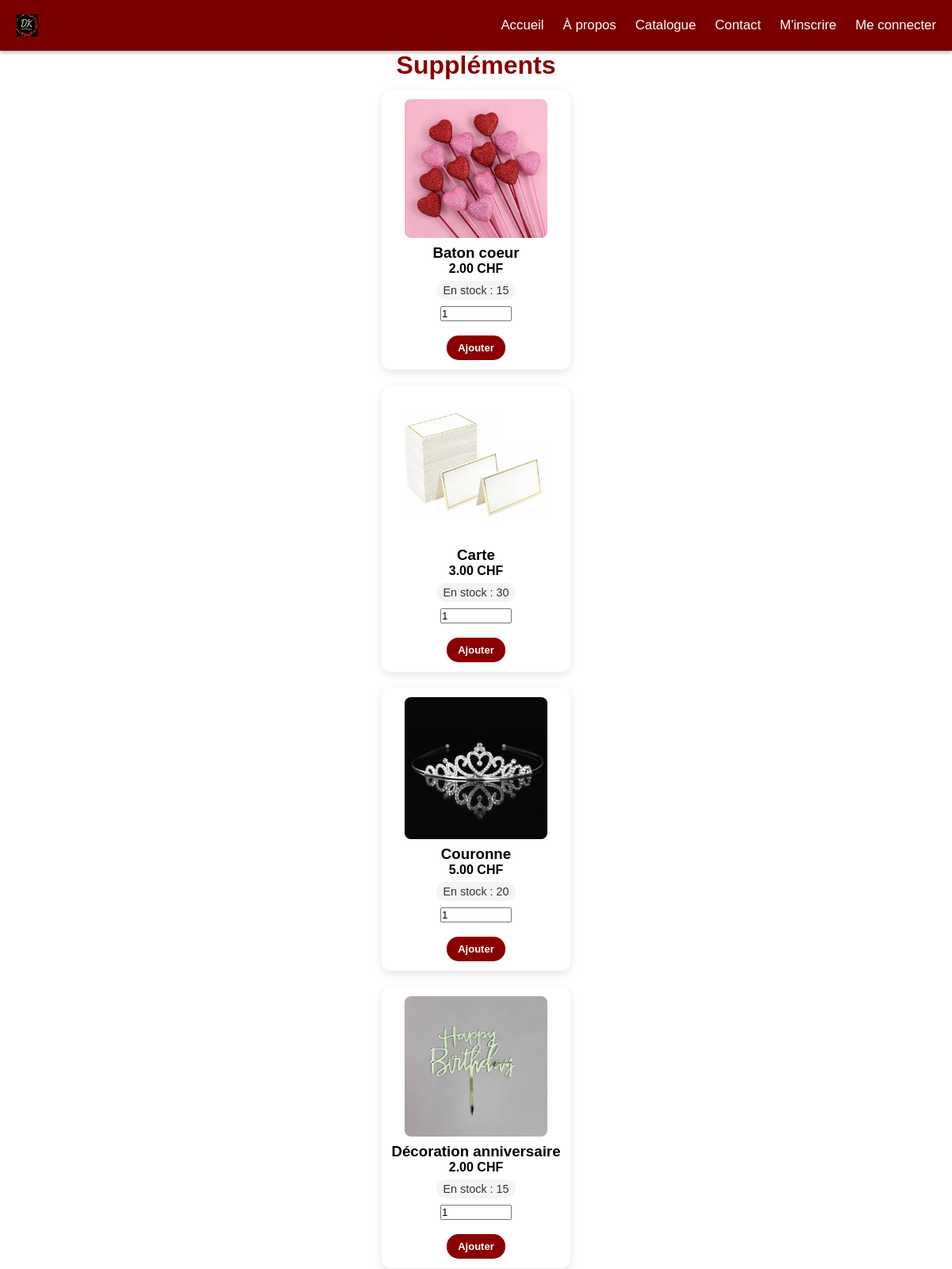
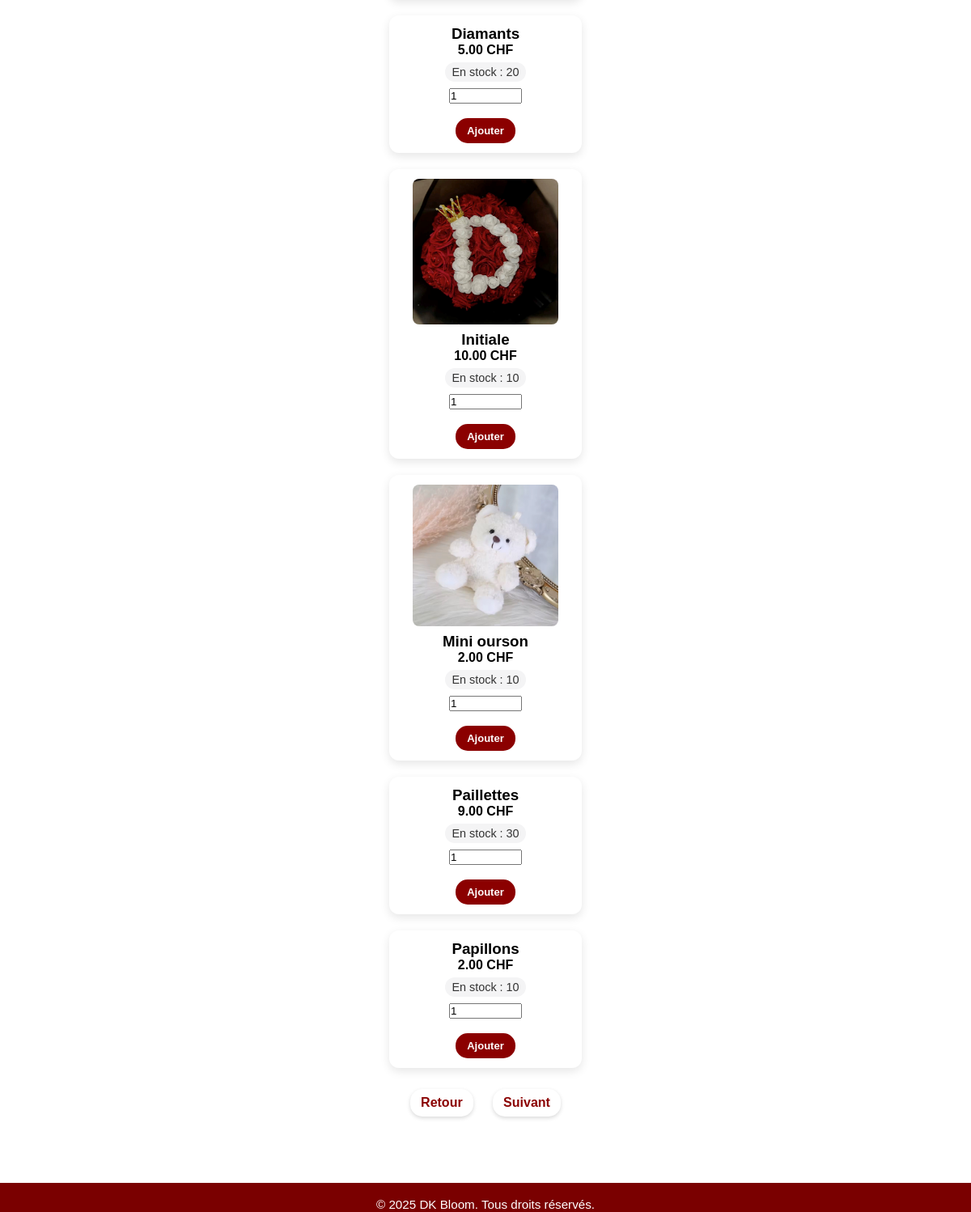
The page /pages/interface_supplement.php on the database its author committed (2 pictures, top to bottom).
### tables this page shows
CREATE TABLE `SUPPLEMENT` (
                              `SUP_ID`            BIGINT PRIMARY KEY AUTO_INCREMENT,
                              `SUP_NOM`           VARCHAR(190) NOT NULL,
                              `SUP_DESCRIPTION`   TEXT NULL,
                              `SUP_PRIX_UNITAIRE` DECIMAL(12,2) NOT NULL,
                              `SUP_QTE_STOCK`     INT NOT NULL DEFAULT 0,
                              CONSTRAINT `CK_SUP_PRIX_NON_NEGATIFS` CHECK (`SUP_PRIX_UNITAIRE` >= 0),
                              CONSTRAINT `CK_SUP_STOCK_NON_NEGATIFS` CHECK (`SUP_QTE_STOCK` >= 0)
);

### pages/interface_supplement.php (the view, shortened to what this page needs)
<?php
$dir  = rtrim(dirname($_SERVER['PHP_SELF'] ?? $_SERVER['SCRIPT_NAME']), '/\\');
$BASE = ($dir === '' || $dir === '.') ? '/' : $dir . '/';
$pdo = require __DIR__ . '/../database/config/connexionBDD.php';
$sql = "SELECT SUP_ID, SUP_NOM, SUP_PRIX_UNITAIRE AS PRICE, COALESCE(SUP_QTE_STOCK,0) AS STOCK
        FROM SUPPLEMENT
        ORDER BY SUP_NOM";
$supps = $pdo->query($sql)->fetchAll(PDO::FETCH_ASSOC);
$legacyMap = [
    1=>'ours_blanc.PNG',
    2=>'happybirthday.PNG',
    3=>'papillon_doree.PNG',
    4=>'baton_coeur.PNG',
    5=>'diamant.PNG',
    6=>'couronne.PNG',
    7=>'paillette_argent.PNG',
    8=>'lettre.png',
    9=>'carte.PNG',
];
function resolveSuppImage(int $id, string $name, string $BASE, array $legacyMap): ?string {
    $fsRoot = __DIR__;
    $fs1 = $fsRoot . "/img/supplements/supp_{$id}.png";
    if (!empty($legacyMap[$id])) {
        $legacy = $legacyMap[$id];
        $fs2 = $fsRoot . "/img/" . $legacy;
        if (is_file($fs2)) return $BASE . "img/" . $legacy;
    }
    return null;
}
?>
<!DOCTYPE html>
<html lang="fr">
<head>
    <link rel="stylesheet" href="<?= $BASE ?>css/style_header_footer.css">
    <link rel="stylesheet" href="<?= $BASE ?>css/styleCatalogue.css">
</head>
<body>
<?php include __DIR__ . '/includes/header.php'; ?>
<main class="container catalogue-page" role="main">
    <h1 class="section-title">Suppléments</h1>
    <div id="supp-grid" class="catalogue" aria-label="Liste de suppléments">
        <?php foreach ($supps as $s):
            $id    = (int)$s['SUP_ID'];
            $name  = $s['SUP_NOM'];
            $price = (float)$s['PRICE'];
            $stock = (int)$s['STOCK'];
            $imgUrl = resolveSuppImage($id, $name, $BASE, $legacyMap);
            $disabled = $stock <= 0;
            ?>
            <div class="card product"
                 data-sup-id="<?= $id ?>"
                 data-name="<?= htmlspecialchars($name, ENT_QUOTES, 'UTF-8') ?>"
                 data-stock="<?= $stock ?>"
                 data-disabled="<?= $disabled ? '1' : '0' ?>">
                <?php if ($imgUrl): ?>
                    <img src="<?= htmlspecialchars($imgUrl) ?>"
                         alt="<?= htmlspecialchars($name) ?>"
                         loading="lazy">
                <?php endif; ?>
                <h3><?= htmlspecialchars($name) ?></h3>
                <p class="price"><?= number_format($price, 2, '.', '\'') ?> CHF</p>
                <span class="stock-badge <?= $disabled ? 'out':'' ?>" data-stock-badge>
                    <?= $disabled ? 'Rupture de stock' : ('En stock : '.$stock) ?>
                </span>
                <div class="qty-wrap">
                    <input id="qty-<?= $id ?>"
                           type="number"
                           class="qty"
                           name="qty"
                           min="1"
                           max="<?= max(1, $stock) ?>"
                           step="1"
                           value="1"
                           inputmode="numeric"
                        <?= $disabled ? 'disabled' : '' ?>>
                </div>
                <br>
                <button type="button" class="add-to-cart" data-add <?= $disabled ? 'disabled' : '' ?>>
                    Ajouter
                </button>
            </div>
        <?php endforeach; ?>
    </div>
    <?php
    $origin = $_GET['from'] ?? '';
    if ($origin === '') $origin = 'bouquet';
    $retour  = ($origin === 'fleur') ? $BASE . 'fleur.php' : $BASE . 'interface_catalogue_bouquet.php';
    $suivant = $BASE . 'interface_emballage.php?from=' . urlencode($origin);
    ?>
    <div class="nav-actions" style="text-align:center; margin:16px 0 24px;">
        <a href="<?= htmlspecialchars($retour) ?>" class="button">Retour</a>
        <a href="<?= htmlspecialchars($suivant) ?>" class="button">Suivant</a>
    </div>
</main>
<?php include __DIR__ . '/includes/footer.php'; ?>
</body>
</html>

### pages/includes/header.php (shortened to what this page needs)
<?php
$dir  = rtrim(dirname($_SERVER['PHP_SELF'] ?? $_SERVER['SCRIPT_NAME']), '/\\');
$BASE = ($dir === '' || $dir === '.') ? '/' : $dir . '/';
$isLogged = !empty($_SESSION['per_id']);
?>
<header class="site-header">
    <div class="header">
        <a href="<?= $BASE ?>index.php" class="logo">
            <img src="<?= $BASE ?>img/logo.jpg" alt="DK Bloom" width="120">
        </a>
        <nav class="menu">
            <a href="<?= $BASE ?>index.php">Accueil</a>
            <a href="<?= $BASE ?>apropos.php">À propos</a>
            <a href="<?= $BASE ?>interface_selection_produit.php">Catalogue</a>
            <a href="<?= $BASE ?>contact.php">Contact</a>
            <?php if ($isLogged): ?>
                <a href="<?= $BASE ?>info_perso.php">Mon espace</a>
                <a href="<?= $BASE ?>commande.php">Mon panier</a>
                <a href="<?= $BASE ?>interface_deconnexion.php">Me déconnecter</a>
            <?php else: ?>
                <a href="<?= $BASE ?>interface_inscription.php">M'inscrire</a>
                <a href="<?= $BASE ?>interface_connexion.php">Me connecter</a>
            <?php endif; ?>
        </nav>
    </div>
</header>

### pages/includes/footer.php (shortened to what this page needs)
<footer class="site-footer" role="contentinfo">
    <div class="footer-inner">
        <p class="legal">© <?= date('Y') ?> DK Bloom. Tous droits réservés.</p>
    </div>
</footer>

### pages/css/style_header_footer.css (style rules this page uses)
:root { --brand:#7a0000; --container:1200px; --header-h:64px; }
* { margin:0;padding:0;box-sizing:border-box }
html,body { height:100% }
body { min-height:100%; display:flex; flex-direction:column; font-family:Arial, sans-serif; padding-top:var(--header-h); }
main { flex:1 }
.container { max-width:var(--container);margin:0 auto;padding:0 16px }
.site-header { position:fixed; inset:0 0 auto 0; height:var(--header-h); background:var(--brand); color:#fff; z-index:1000; box-shadow:0 2px 5px rgba(0,0,0,.3); }
.header { height:var(--header-h); display:flex; align-items:center; justify-content:space-between; gap:16px; padding:0 20px; }
.logo img { height:28px; width:auto; display:block }
.menu { position:fixed; top:0; right:-100%; height:100%; width:260px; background:#222; padding:64px 20px; display:flex; flex-direction:column; gap:18px; transition:right .3s ease; z-index:1050; }
.menu a { color:#fff; text-decoration:none; font-size:1.05rem; }
@media (min-width:768px) { .menu { position:static; height:auto; width:auto; background:transparent; padding:0; flex-direction:row; gap:24px; right:auto; } }
@media (min-width:768px) { .menu a { color:#fff; } }
.site-footer { background:var(--brand); color:#fff; padding:18px 0; margin-top:48px; overflow:hidden; }
.site-footer .footer-inner { max-width:var(--container); margin:0 auto; padding:0 16px; display:flex; flex-direction:column; align-items:center; gap:12px; text-align:center; }
.site-footer .legal { font-size:.95rem; font-weight:400; margin:0; }
.site-footer p { font-size:.95rem !important; margin:0 !important; font-weight:400 !important; }

### pages/css/styleCatalogue.css (style rules this page uses)
h1, .catalogue-page .section-title { color: darkred; text-align: center; margin: 0 0 12px; padding: 0; }
button { background: darkred; color: #fff; border: none; padding: 8px 14px; border-radius: 15px; cursor: pointer; font-size: 13px; font-weight: bold; transition: background .3s, transform .2s; }
a.button, a.add-to-cart { display: inline-block; margin: 10px; padding: 8px 13px; background: #fff; color: darkred; text-decoration: none; font-weight: bold; border-radius: 15px; box-shadow: 0 2px 5px rgba(0,0,0,.15); transition: background .3s, transform .2s; }
:root { --card-min: 220px; }
#produit_bouquet, .catalogue, #emballage { display: grid; gap: 20px; justify-items: center; }
@media (min-width: 1200px) and (max-width: 1499px) { #produit_bouquet, .catalogue, #emballage { grid-template-columns: repeat(4, minmax(var(--card-min), 1fr)); } }
#produit_bouquet > *, .catalogue .card.product, #emballage > * { background: #fff; padding: 12px; border-radius: 12px; box-shadow: 0 4px 12px rgba(0,0,0,.1); text-align: center; width: 100%; max-width: 240px; }
#produit_bouquet img, .catalogue .card.product img, #emballage img { max-width: 180px; height: auto; display: block; margin: 0 auto 8px; border-radius: 8px; }
.price { font-weight: 600; }

### pages/interface_supplement.php (style rules this page uses)
#supp-grid { display:grid; gap:20px; justify-items:center; grid-template-columns: repeat(auto-fill, minmax(230px, 1fr)); }
.card.product { background:#fff; padding:12px; border-radius:12px; box-shadow:0 4px 12px rgba(0,0,0,.1); text-align:center; width:100%; max-width:260px; position:relative; }
.card.product img { display:block; margin:0 auto 8px; border-radius:8px; max-width:180px; height:auto; }
.stock-badge { margin:6px 0 8px; font-size:.9rem; padding:4px 8px; border-radius:999px; display:inline-block; background:#f4f4f5; color:#333; }
.qty { width:90px; }

### rows shown on the page
supplement: shows a picture, SUP_NOM "Baton coeur", SUP_PRIX_UNITAIRE "2.00", stock "15"
supplement: shows a picture, SUP_NOM "Carte", SUP_PRIX_UNITAIRE "3.00", stock "30"
supplement: shows a picture, SUP_NOM "Couronne", SUP_PRIX_UNITAIRE "5.00", stock "20"
supplement: shows a picture, SUP_NOM "Décoration anniversaire", SUP_PRIX_UNITAIRE "2.00", stock "15"
supplement: SUP_NOM "Diamants", SUP_PRIX_UNITAIRE "5.00", stock "20"
supplement: shows a picture, SUP_NOM "Initiale", SUP_PRIX_UNITAIRE "10.00", stock "10"
supplement: shows a picture, SUP_NOM "Mini ourson", SUP_PRIX_UNITAIRE "2.00", stock "10", qty "1"
supplement: SUP_NOM "Paillettes", SUP_PRIX_UNITAIRE "9.00", stock "30"
supplement: SUP_NOM "Papillons", SUP_PRIX_UNITAIRE "2.00", stock "10"
